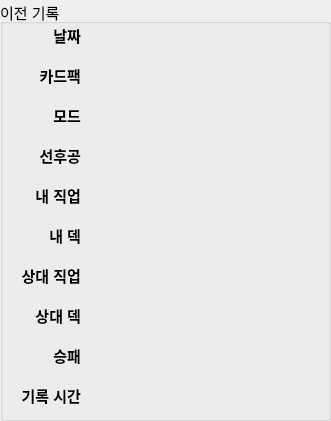
     <widget class="QGroupBox" name="groupBox_7">
      <property name="geometry">
       <rect>
        <x>360</x>
        <y>180</y>
        <width>331</width>
        <height>421</height>
       </rect>
      </property>
      <property name="font">
       <font>
        <pointsize>11</pointsize>
       </font>
      </property>
      <property name="title">
       <string>이전 기록</string>
      </property>
      <widget class="QLabel" name="label_2">
       <property name="geometry">
        <rect>
         <x>10</x>
         <y>20</y>
         <width>71</width>
         <height>31</height>
        </rect>
       </property>
       <property name="font">
        <font>
         <pointsize>11</pointsize>
         <weight>75</weight>
         <bold>true</bold>
        </font>
       </property>
       <property name="text">
        <string>날짜</string>
       </property>
       <property name="alignment">
        <set>Qt::AlignRight|Qt::AlignTrailing|Qt::AlignVCenter</set>
       </property>
      </widget>
      <widget class="QLabel" name="lb_day2">
       <property name="geometry">
        <rect>
         <x>90</x>
         <y>20</y>
         <width>221</width>
         <height>31</height>
        </rect>
       </property>
       <property name="font">
        <font>
         <pointsize>11</pointsize>
        </font>
       </property>
       <property name="text">
        <string/>
       </property>
      </widget>
      <widget class="QLabel" name="label_4">
       <property name="geometry">
        <rect>
         <x>10</x>
         <y>100</y>
         <width>71</width>
         <height>31</height>
        </rect>
       </property>
       <property name="font">
        <font>
         <pointsize>11</pointsize>
         <weight>75</weight>
         <bold>true</bold>
        </font>
       </property>
       <property name="text">
        <string>모드</string>
       </property>
       <property name="alignment">
        <set>Qt::AlignRight|Qt::AlignTrailing|Qt::AlignVCenter</set>
       </property>
      </widget>
      <widget class="QLabel" name="lb_mod2">
       <property name="geometry">
        <rect>
         <x>90</x>
         <y>100</y>
         <width>221</width>
         <height>31</height>
        </rect>
       </property>
       <property name="font">
        <font>
         <pointsize>11</pointsize>
        </font>
       </property>
       <property name="text">
        <string/>
       </property>
      </widget>
      <widget class="QLabel" name="label_6">
       <property name="geometry">
        <rect>
         <x>10</x>
         <y>60</y>
         <width>71</width>
         <height>31</height>
        </rect>
       </property>
       <property name="font">
        <font>
         <pointsize>11</pointsize>
         <weight>75</weight>
         <bold>true</bold>
        </font>
       </property>
       <property name="text">
        <string>카드팩</string>
       </property>
       <property name="alignment">
        <set>Qt::AlignRight|Qt::AlignTrailing|Qt::AlignVCenter</set>
       </property>
      </widget>
      <widget class="QLabel" name="lb_cp2">
       <property name="geometry">
        <rect>
         <x>90</x>
         <y>60</y>
         <width>221</width>
         <height>31</height>
        </rect>
       </property>
       <property name="font">
        <font>
         <pointsize>11</pointsize>
        </font>
       </property>
       <property name="text">
        <string/>
       </property>
      </widget>
      <widget class="QLabel" name="label_8">
       <property name="geometry">
        <rect>
         <x>10</x>
         <y>180</y>
         <width>71</width>
         <height>31</height>
        </rect>
       </property>
       <property name="font">
        <font>
         <pointsize>11</pointsize>
         <weight>75</weight>
         <bold>true</bold>
        </font>
       </property>
       <property name="text">
        <string>내 직업</string>
       </property>
       <property name="alignment">
        <set>Qt::AlignRight|Qt::AlignTrailing|Qt::AlignVCenter</set>
       </property>
      </widget>
      <widget class="QLabel" name="lb_mycls2">
       <property name="geometry">
        <rect>
         <x>90</x>
         <y>180</y>
         <width>221</width>
         <height>31</height>
        </rect>
       </property>
       <property name="font">
        <font>
         <pointsize>11</pointsize>
        </font>
       </property>
       <property name="text">
        <string/>
       </property>
      </widget>
      <widget class="QLabel" name="lb_mydeck2">
       <property name="geometry">
        <rect>
         <x>90</x>
         <y>220</y>
         <width>221</width>
         <height>31</height>
        </rect>
       </property>
       <property name="font">
        <font>
         <pointsize>11</pointsize>
        </font>
       </property>
       <property name="text">
        <string/>
       </property>
      </widget>
      <widget class="QLabel" name="label_12">
       <property name="geometry">
        <rect>
         <x>10</x>
         <y>220</y>
         <width>71</width>
         <height>31</height>
        </rect>
       </property>
       <property name="font">
        <font>
         <pointsize>11</pointsize>
         <weight>75</weight>
         <bold>true</bold>
        </font>
       </property>
       <property name="text">
        <string>내 덱</string>
       </property>
       <property name="alignment">
        <set>Qt::AlignRight|Qt::AlignTrailing|Qt::AlignVCenter</set>
       </property>
      </widget>
      <widget class="QLabel" name="label_13">
       <property name="geometry">
        <rect>
         <x>10</x>
         <y>260</y>
         <width>71</width>
         <height>31</height>
        </rect>
       </property>
       <property name="font">
        <font>
         <pointsize>11</pointsize>
         <weight>75</weight>
         <bold>true</bold>
        </font>
       </property>
       <property name="text">
        <string>상대 직업</string>
       </property>
       <property name="alignment">
        <set>Qt::AlignRight|Qt::AlignTrailing|Qt::AlignVCenter</set>
       </property>
      </widget>
      <widget class="QLabel" name="lb_opcls2">
       <property name="geometry">
        <rect>
         <x>90</x>
         <y>260</y>
         <width>221</width>
         <height>31</height>
        </rect>
       </property>
       <property name="font">
        <font>
         <pointsize>11</pointsize>
        </font>
       </property>
       <property name="text">
        <string/>
       </property>
      </widget>
      <widget class="QLabel" name="lb_opdeck2">
       <property name="geometry">
        <rect>
         <x>90</x>
         <y>300</y>
         <width>221</width>
         <height>31</height>
        </rect>
       </property>
       <property name="font">
        <font>
         <pointsize>11</pointsize>
        </font>
       </property>
       <property name="text">
        <string/>
       </property>
      </widget>
      <widget class="QLabel" name="label_15">
       <property name="geometry">
        <rect>
         <x>10</x>
         <y>300</y>
         <width>71</width>
         <height>31</height>
        </rect>
       </property>
       <property name="font">
        <font>
         <pointsize>11</pointsize>
         <weight>75</weight>
         <bold>true</bold>
        </font>
       </property>
       <property name="text">
        <string>상대 덱</string>
       </property>
       <property name="alignment">
        <set>Qt::AlignRight|Qt::AlignTrailing|Qt::AlignVCenter</set>
       </property>
      </widget>
      <widget class="QLabel" name="lb_wl2">
       <property name="geometry">
        <rect>
         <x>90</x>
         <y>340</y>
         <width>221</width>
         <height>31</height>
        </rect>
       </property>
       <property name="font">
        <font>
         <pointsize>11</pointsize>
        </font>
       </property>
       <property name="text">
        <string/>
       </property>
      </widget>
      <widget class="QLabel" name="label_17">
       <property name="geometry">
        <rect>
         <x>10</x>
         <y>340</y>
         <width>71</width>
         <height>31</height>
        </rect>
       </property>
       <property name="font">
        <font>
         <pointsize>11</pointsize>
         <weight>75</weight>
         <bold>true</bold>
        </font>
       </property>
       <property name="text">
        <string>승패</string>
       </property>
       <property name="alignment">
        <set>Qt::AlignRight|Qt::AlignTrailing|Qt::AlignVCenter</set>
       </property>
      </widget>
      <widget class="QLabel" name="lb_logtime2">
       <property name="geometry">
        <rect>
         <x>90</x>
         <y>380</y>
         <width>221</width>
         <height>31</height>
        </rect>
       </property>
       <property name="font">
        <font>
         <pointsize>11</pointsize>
        </font>
       </property>
       <property name="text">
        <string/>
       </property>
      </widget>
      <widget class="QLabel" name="label_23">
       <property name="geometry">
        <rect>
         <x>10</x>
         <y>380</y>
         <width>71</width>
         <height>31</height>
        </rect>
       </property>
       <property name="font">
        <font>
         <pointsize>11</pointsize>
         <weight>75</weight>
         <bold>true</bold>
        </font>
       </property>
       <property name="text">
        <string>기록 시간</string>
       </property>
       <property name="alignment">
        <set>Qt::AlignRight|Qt::AlignTrailing|Qt::AlignVCenter</set>
       </property>
      </widget>
      <widget class="QLabel" name="label_25">
       <property name="geometry">
        <rect>
         <x>10</x>
         <y>140</y>
         <width>71</width>
         <height>31</height>
        </rect>
       </property>
       <property name="font">
        <font>
         <pointsize>11</pointsize>
         <weight>75</weight>
         <bold>true</bold>
        </font>
       </property>
       <property name="text">
        <string>선후공</string>
       </property>
       <property name="alignment">
        <set>Qt::AlignRight|Qt::AlignTrailing|Qt::AlignVCenter</set>
       </property>
      </widget>
      <widget class="QLabel" name="lb_fs2">
       <property name="geometry">
        <rect>
         <x>90</x>
         <y>140</y>
         <width>221</width>
         <height>31</height>
        </rect>
       </property>
       <property name="font">
        <font>
         <pointsize>11</pointsize>
        </font>
       </property>
       <property name="text">
        <string/>
       </property>
      </widget>
     </widget>
